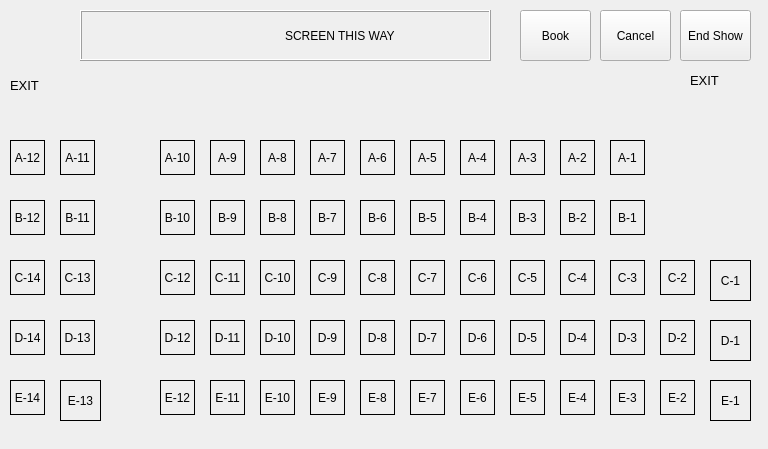
<?xml version="1.0" encoding="UTF-8"?>
<ui version="4.0">
 <class>MainWindow</class>
 <widget class="QMainWindow" name="MainWindow">
  <property name="geometry">
   <rect>
    <x>0</x>
    <y>0</y>
    <width>768</width>
    <height>449</height>
   </rect>
  </property>
  <property name="windowTitle">
   <string>Movie Ticket Booking 1.0</string>
  </property>
  <widget class="QWidget" name="centralWidget">
   <widget class="QPushButton" name="btnBook">
    <property name="geometry">
     <rect>
      <x>520</x>
      <y>10</y>
      <width>71</width>
      <height>51</height>
     </rect>
    </property>
    <property name="text">
     <string>Book</string>
    </property>
   </widget>
   <widget class="QPushButton" name="btnCancel">
    <property name="geometry">
     <rect>
      <x>600</x>
      <y>10</y>
      <width>71</width>
      <height>51</height>
     </rect>
    </property>
    <property name="text">
     <string>Cancel</string>
    </property>
   </widget>
   <widget class="QPushButton" name="btnReset">
    <property name="geometry">
     <rect>
      <x>680</x>
      <y>10</y>
      <width>71</width>
      <height>51</height>
     </rect>
    </property>
    <property name="text">
     <string>End Show</string>
    </property>
   </widget>
   <widget class="QLabel" name="label">
    <property name="geometry">
     <rect>
      <x>690</x>
      <y>70</y>
      <width>61</width>
      <height>20</height>
     </rect>
    </property>
    <property name="font">
     <font>
      <pointsize>10</pointsize>
     </font>
    </property>
    <property name="text">
     <string>EXIT</string>
    </property>
   </widget>
   <widget class="QLabel" name="label_2">
    <property name="geometry">
     <rect>
      <x>10</x>
      <y>70</y>
      <width>61</width>
      <height>31</height>
     </rect>
    </property>
    <property name="font">
     <font>
      <pointsize>10</pointsize>
     </font>
    </property>
    <property name="text">
     <string>EXIT</string>
    </property>
   </widget>
   <widget class="QLabel" name="label_3">
    <property name="geometry">
     <rect>
      <x>80</x>
      <y>10</y>
      <width>411</width>
      <height>51</height>
     </rect>
    </property>
    <property name="frameShape">
     <enum>QFrame::Box</enum>
    </property>
    <property name="frameShadow">
     <enum>QFrame::Raised</enum>
    </property>
    <property name="text">
     <string>                                                             SCREEN THIS WAY</string>
    </property>
    <property name="alignment">
     <set>Qt::AlignJustify|Qt::AlignVCenter</set>
    </property>
   </widget>
   <widget class="QLabel" name="lblA1">
    <property name="geometry">
     <rect>
      <x>610</x>
      <y>140</y>
      <width>35</width>
      <height>35</height>
     </rect>
    </property>
    <property name="frameShape">
     <enum>QFrame::Box</enum>
    </property>
    <property name="text">
     <string>A-1</string>
    </property>
    <property name="alignment">
     <set>Qt::AlignCenter</set>
    </property>
   </widget>
   <widget class="QLabel" name="lblA2">
    <property name="geometry">
     <rect>
      <x>560</x>
      <y>140</y>
      <width>35</width>
      <height>35</height>
     </rect>
    </property>
    <property name="frameShape">
     <enum>QFrame::Box</enum>
    </property>
    <property name="text">
     <string>A-2</string>
    </property>
    <property name="alignment">
     <set>Qt::AlignCenter</set>
    </property>
   </widget>
   <widget class="QLabel" name="lblA3">
    <property name="geometry">
     <rect>
      <x>510</x>
      <y>140</y>
      <width>35</width>
      <height>35</height>
     </rect>
    </property>
    <property name="frameShape">
     <enum>QFrame::Box</enum>
    </property>
    <property name="text">
     <string>A-3</string>
    </property>
    <property name="alignment">
     <set>Qt::AlignCenter</set>
    </property>
   </widget>
   <widget class="QLabel" name="lblA5">
    <property name="geometry">
     <rect>
      <x>410</x>
      <y>140</y>
      <width>35</width>
      <height>35</height>
     </rect>
    </property>
    <property name="frameShape">
     <enum>QFrame::Box</enum>
    </property>
    <property name="text">
     <string>A-5</string>
    </property>
    <property name="alignment">
     <set>Qt::AlignCenter</set>
    </property>
   </widget>
   <widget class="QLabel" name="lblA6">
    <property name="geometry">
     <rect>
      <x>360</x>
      <y>140</y>
      <width>35</width>
      <height>35</height>
     </rect>
    </property>
    <property name="frameShape">
     <enum>QFrame::Box</enum>
    </property>
    <property name="text">
     <string>A-6</string>
    </property>
    <property name="alignment">
     <set>Qt::AlignCenter</set>
    </property>
   </widget>
   <widget class="QLabel" name="lblA4">
    <property name="geometry">
     <rect>
      <x>460</x>
      <y>140</y>
      <width>35</width>
      <height>35</height>
     </rect>
    </property>
    <property name="frameShape">
     <enum>QFrame::Box</enum>
    </property>
    <property name="text">
     <string>A-4</string>
    </property>
    <property name="alignment">
     <set>Qt::AlignCenter</set>
    </property>
   </widget>
   <widget class="QLabel" name="lblA8">
    <property name="geometry">
     <rect>
      <x>260</x>
      <y>140</y>
      <width>35</width>
      <height>35</height>
     </rect>
    </property>
    <property name="frameShape">
     <enum>QFrame::Box</enum>
    </property>
    <property name="text">
     <string>A-8</string>
    </property>
    <property name="alignment">
     <set>Qt::AlignCenter</set>
    </property>
   </widget>
   <widget class="QLabel" name="lblA9">
    <property name="geometry">
     <rect>
      <x>210</x>
      <y>140</y>
      <width>35</width>
      <height>35</height>
     </rect>
    </property>
    <property name="frameShape">
     <enum>QFrame::Box</enum>
    </property>
    <property name="text">
     <string>A-9</string>
    </property>
    <property name="alignment">
     <set>Qt::AlignCenter</set>
    </property>
   </widget>
   <widget class="QLabel" name="lblA7">
    <property name="geometry">
     <rect>
      <x>310</x>
      <y>140</y>
      <width>35</width>
      <height>35</height>
     </rect>
    </property>
    <property name="frameShape">
     <enum>QFrame::Box</enum>
    </property>
    <property name="text">
     <string>A-7</string>
    </property>
    <property name="alignment">
     <set>Qt::AlignCenter</set>
    </property>
   </widget>
   <widget class="QLabel" name="lblA12">
    <property name="geometry">
     <rect>
      <x>10</x>
      <y>140</y>
      <width>35</width>
      <height>35</height>
     </rect>
    </property>
    <property name="frameShape">
     <enum>QFrame::Box</enum>
    </property>
    <property name="text">
     <string>A-12</string>
    </property>
    <property name="alignment">
     <set>Qt::AlignCenter</set>
    </property>
   </widget>
   <widget class="QLabel" name="lblA11">
    <property name="geometry">
     <rect>
      <x>60</x>
      <y>140</y>
      <width>35</width>
      <height>35</height>
     </rect>
    </property>
    <property name="frameShape">
     <enum>QFrame::Box</enum>
    </property>
    <property name="text">
     <string>A-11</string>
    </property>
    <property name="alignment">
     <set>Qt::AlignCenter</set>
    </property>
   </widget>
   <widget class="QLabel" name="lblA10">
    <property name="geometry">
     <rect>
      <x>160</x>
      <y>140</y>
      <width>35</width>
      <height>35</height>
     </rect>
    </property>
    <property name="frameShape">
     <enum>QFrame::Box</enum>
    </property>
    <property name="text">
     <string>A-10</string>
    </property>
    <property name="alignment">
     <set>Qt::AlignCenter</set>
    </property>
   </widget>
   <widget class="QLabel" name="lblB2">
    <property name="geometry">
     <rect>
      <x>560</x>
      <y>200</y>
      <width>35</width>
      <height>35</height>
     </rect>
    </property>
    <property name="frameShape">
     <enum>QFrame::Box</enum>
    </property>
    <property name="text">
     <string>B-2</string>
    </property>
    <property name="alignment">
     <set>Qt::AlignCenter</set>
    </property>
   </widget>
   <widget class="QLabel" name="lblB6">
    <property name="geometry">
     <rect>
      <x>360</x>
      <y>200</y>
      <width>35</width>
      <height>35</height>
     </rect>
    </property>
    <property name="frameShape">
     <enum>QFrame::Box</enum>
    </property>
    <property name="text">
     <string>B-6</string>
    </property>
    <property name="alignment">
     <set>Qt::AlignCenter</set>
    </property>
   </widget>
   <widget class="QLabel" name="lblB11">
    <property name="geometry">
     <rect>
      <x>60</x>
      <y>200</y>
      <width>35</width>
      <height>35</height>
     </rect>
    </property>
    <property name="frameShape">
     <enum>QFrame::Box</enum>
    </property>
    <property name="text">
     <string>B-11</string>
    </property>
    <property name="alignment">
     <set>Qt::AlignCenter</set>
    </property>
   </widget>
   <widget class="QLabel" name="lblB3">
    <property name="geometry">
     <rect>
      <x>510</x>
      <y>200</y>
      <width>35</width>
      <height>35</height>
     </rect>
    </property>
    <property name="frameShape">
     <enum>QFrame::Box</enum>
    </property>
    <property name="text">
     <string>B-3</string>
    </property>
    <property name="alignment">
     <set>Qt::AlignCenter</set>
    </property>
   </widget>
   <widget class="QLabel" name="lblB7">
    <property name="geometry">
     <rect>
      <x>310</x>
      <y>200</y>
      <width>35</width>
      <height>35</height>
     </rect>
    </property>
    <property name="frameShape">
     <enum>QFrame::Box</enum>
    </property>
    <property name="text">
     <string>B-7</string>
    </property>
    <property name="alignment">
     <set>Qt::AlignCenter</set>
    </property>
   </widget>
   <widget class="QLabel" name="lblB1">
    <property name="geometry">
     <rect>
      <x>610</x>
      <y>200</y>
      <width>35</width>
      <height>35</height>
     </rect>
    </property>
    <property name="frameShape">
     <enum>QFrame::Box</enum>
    </property>
    <property name="text">
     <string>B-1</string>
    </property>
    <property name="alignment">
     <set>Qt::AlignCenter</set>
    </property>
   </widget>
   <widget class="QLabel" name="lblB9">
    <property name="geometry">
     <rect>
      <x>210</x>
      <y>200</y>
      <width>35</width>
      <height>35</height>
     </rect>
    </property>
    <property name="frameShape">
     <enum>QFrame::Box</enum>
    </property>
    <property name="text">
     <string>B-9</string>
    </property>
    <property name="alignment">
     <set>Qt::AlignCenter</set>
    </property>
   </widget>
   <widget class="QLabel" name="lblB12">
    <property name="geometry">
     <rect>
      <x>10</x>
      <y>200</y>
      <width>35</width>
      <height>35</height>
     </rect>
    </property>
    <property name="frameShape">
     <enum>QFrame::Box</enum>
    </property>
    <property name="text">
     <string>B-12</string>
    </property>
    <property name="alignment">
     <set>Qt::AlignCenter</set>
    </property>
   </widget>
   <widget class="QLabel" name="lblB4">
    <property name="geometry">
     <rect>
      <x>460</x>
      <y>200</y>
      <width>35</width>
      <height>35</height>
     </rect>
    </property>
    <property name="frameShape">
     <enum>QFrame::Box</enum>
    </property>
    <property name="text">
     <string>B-4</string>
    </property>
    <property name="alignment">
     <set>Qt::AlignCenter</set>
    </property>
   </widget>
   <widget class="QLabel" name="lblB10">
    <property name="geometry">
     <rect>
      <x>160</x>
      <y>200</y>
      <width>35</width>
      <height>35</height>
     </rect>
    </property>
    <property name="frameShape">
     <enum>QFrame::Box</enum>
    </property>
    <property name="text">
     <string>B-10</string>
    </property>
    <property name="alignment">
     <set>Qt::AlignCenter</set>
    </property>
   </widget>
   <widget class="QLabel" name="lblB5">
    <property name="geometry">
     <rect>
      <x>410</x>
      <y>200</y>
      <width>35</width>
      <height>35</height>
     </rect>
    </property>
    <property name="frameShape">
     <enum>QFrame::Box</enum>
    </property>
    <property name="text">
     <string>B-5</string>
    </property>
    <property name="alignment">
     <set>Qt::AlignCenter</set>
    </property>
   </widget>
   <widget class="QLabel" name="lblB8">
    <property name="geometry">
     <rect>
      <x>260</x>
      <y>200</y>
      <width>35</width>
      <height>35</height>
     </rect>
    </property>
    <property name="frameShape">
     <enum>QFrame::Box</enum>
    </property>
    <property name="text">
     <string>B-8</string>
    </property>
    <property name="alignment">
     <set>Qt::AlignCenter</set>
    </property>
   </widget>
   <widget class="QLabel" name="lblC4">
    <property name="geometry">
     <rect>
      <x>560</x>
      <y>260</y>
      <width>35</width>
      <height>35</height>
     </rect>
    </property>
    <property name="frameShape">
     <enum>QFrame::Box</enum>
    </property>
    <property name="text">
     <string>C-4</string>
    </property>
    <property name="alignment">
     <set>Qt::AlignCenter</set>
    </property>
   </widget>
   <widget class="QLabel" name="lblC8">
    <property name="geometry">
     <rect>
      <x>360</x>
      <y>260</y>
      <width>35</width>
      <height>35</height>
     </rect>
    </property>
    <property name="frameShape">
     <enum>QFrame::Box</enum>
    </property>
    <property name="text">
     <string>C-8</string>
    </property>
    <property name="alignment">
     <set>Qt::AlignCenter</set>
    </property>
   </widget>
   <widget class="QLabel" name="lblC13">
    <property name="geometry">
     <rect>
      <x>60</x>
      <y>260</y>
      <width>35</width>
      <height>35</height>
     </rect>
    </property>
    <property name="frameShape">
     <enum>QFrame::Box</enum>
    </property>
    <property name="text">
     <string>C-13</string>
    </property>
    <property name="alignment">
     <set>Qt::AlignCenter</set>
    </property>
   </widget>
   <widget class="QLabel" name="lblC5">
    <property name="geometry">
     <rect>
      <x>510</x>
      <y>260</y>
      <width>35</width>
      <height>35</height>
     </rect>
    </property>
    <property name="frameShape">
     <enum>QFrame::Box</enum>
    </property>
    <property name="text">
     <string>C-5</string>
    </property>
    <property name="alignment">
     <set>Qt::AlignCenter</set>
    </property>
   </widget>
   <widget class="QLabel" name="lblC9">
    <property name="geometry">
     <rect>
      <x>310</x>
      <y>260</y>
      <width>35</width>
      <height>35</height>
     </rect>
    </property>
    <property name="frameShape">
     <enum>QFrame::Box</enum>
    </property>
    <property name="text">
     <string>C-9</string>
    </property>
    <property name="alignment">
     <set>Qt::AlignCenter</set>
    </property>
   </widget>
   <widget class="QLabel" name="lblC3">
    <property name="geometry">
     <rect>
      <x>610</x>
      <y>260</y>
      <width>35</width>
      <height>35</height>
     </rect>
    </property>
    <property name="frameShape">
     <enum>QFrame::Box</enum>
    </property>
    <property name="text">
     <string>C-3</string>
    </property>
    <property name="alignment">
     <set>Qt::AlignCenter</set>
    </property>
   </widget>
   <widget class="QLabel" name="lblC11">
    <property name="geometry">
     <rect>
      <x>210</x>
      <y>260</y>
      <width>35</width>
      <height>35</height>
     </rect>
    </property>
    <property name="frameShape">
     <enum>QFrame::Box</enum>
    </property>
    <property name="text">
     <string>C-11</string>
    </property>
    <property name="alignment">
     <set>Qt::AlignCenter</set>
    </property>
   </widget>
   <widget class="QLabel" name="lblC14">
    <property name="geometry">
     <rect>
      <x>10</x>
      <y>260</y>
      <width>35</width>
      <height>35</height>
     </rect>
    </property>
    <property name="frameShape">
     <enum>QFrame::Box</enum>
    </property>
    <property name="text">
     <string>C-14</string>
    </property>
    <property name="alignment">
     <set>Qt::AlignCenter</set>
    </property>
   </widget>
   <widget class="QLabel" name="lblC6">
    <property name="geometry">
     <rect>
      <x>460</x>
      <y>260</y>
      <width>35</width>
      <height>35</height>
     </rect>
    </property>
    <property name="frameShape">
     <enum>QFrame::Box</enum>
    </property>
    <property name="text">
     <string>C-6</string>
    </property>
    <property name="alignment">
     <set>Qt::AlignCenter</set>
    </property>
   </widget>
   <widget class="QLabel" name="lblC12">
    <property name="geometry">
     <rect>
      <x>160</x>
      <y>260</y>
      <width>35</width>
      <height>35</height>
     </rect>
    </property>
    <property name="frameShape">
     <enum>QFrame::Box</enum>
    </property>
    <property name="text">
     <string>C-12</string>
    </property>
    <property name="alignment">
     <set>Qt::AlignCenter</set>
    </property>
   </widget>
   <widget class="QLabel" name="lblC7">
    <property name="geometry">
     <rect>
      <x>410</x>
      <y>260</y>
      <width>35</width>
      <height>35</height>
     </rect>
    </property>
    <property name="frameShape">
     <enum>QFrame::Box</enum>
    </property>
    <property name="text">
     <string>C-7</string>
    </property>
    <property name="alignment">
     <set>Qt::AlignCenter</set>
    </property>
   </widget>
   <widget class="QLabel" name="lblC10">
    <property name="geometry">
     <rect>
      <x>260</x>
      <y>260</y>
      <width>35</width>
      <height>35</height>
     </rect>
    </property>
    <property name="frameShape">
     <enum>QFrame::Box</enum>
    </property>
    <property name="text">
     <string>C-10</string>
    </property>
    <property name="alignment">
     <set>Qt::AlignCenter</set>
    </property>
   </widget>
   <widget class="QLabel" name="lblD4">
    <property name="geometry">
     <rect>
      <x>560</x>
      <y>320</y>
      <width>35</width>
      <height>35</height>
     </rect>
    </property>
    <property name="frameShape">
     <enum>QFrame::Box</enum>
    </property>
    <property name="text">
     <string>D-4</string>
    </property>
    <property name="alignment">
     <set>Qt::AlignCenter</set>
    </property>
   </widget>
   <widget class="QLabel" name="lblD8">
    <property name="geometry">
     <rect>
      <x>360</x>
      <y>320</y>
      <width>35</width>
      <height>35</height>
     </rect>
    </property>
    <property name="frameShape">
     <enum>QFrame::Box</enum>
    </property>
    <property name="text">
     <string>D-8</string>
    </property>
    <property name="alignment">
     <set>Qt::AlignCenter</set>
    </property>
   </widget>
   <widget class="QLabel" name="lblD13">
    <property name="geometry">
     <rect>
      <x>60</x>
      <y>320</y>
      <width>35</width>
      <height>35</height>
     </rect>
    </property>
    <property name="frameShape">
     <enum>QFrame::Box</enum>
    </property>
    <property name="text">
     <string>D-13</string>
    </property>
    <property name="alignment">
     <set>Qt::AlignCenter</set>
    </property>
   </widget>
   <widget class="QLabel" name="lblD5">
    <property name="geometry">
     <rect>
      <x>510</x>
      <y>320</y>
      <width>35</width>
      <height>35</height>
     </rect>
    </property>
    <property name="frameShape">
     <enum>QFrame::Box</enum>
    </property>
    <property name="text">
     <string>D-5</string>
    </property>
    <property name="alignment">
     <set>Qt::AlignCenter</set>
    </property>
   </widget>
   <widget class="QLabel" name="lblD9">
    <property name="geometry">
     <rect>
      <x>310</x>
      <y>320</y>
      <width>35</width>
      <height>35</height>
     </rect>
    </property>
    <property name="frameShape">
     <enum>QFrame::Box</enum>
    </property>
    <property name="text">
     <string>D-9</string>
    </property>
    <property name="alignment">
     <set>Qt::AlignCenter</set>
    </property>
   </widget>
   <widget class="QLabel" name="lblD3">
    <property name="geometry">
     <rect>
      <x>610</x>
      <y>320</y>
      <width>35</width>
      <height>35</height>
     </rect>
    </property>
    <property name="frameShape">
     <enum>QFrame::Box</enum>
    </property>
    <property name="text">
     <string>D-3</string>
    </property>
    <property name="alignment">
     <set>Qt::AlignCenter</set>
    </property>
   </widget>
   <widget class="QLabel" name="lblD11">
    <property name="geometry">
     <rect>
      <x>210</x>
      <y>320</y>
      <width>35</width>
      <height>35</height>
     </rect>
    </property>
    <property name="frameShape">
     <enum>QFrame::Box</enum>
    </property>
    <property name="text">
     <string>D-11</string>
    </property>
    <property name="alignment">
     <set>Qt::AlignCenter</set>
    </property>
   </widget>
   <widget class="QLabel" name="lblD14">
    <property name="geometry">
     <rect>
      <x>10</x>
      <y>320</y>
      <width>35</width>
      <height>35</height>
     </rect>
    </property>
    <property name="frameShape">
     <enum>QFrame::Box</enum>
    </property>
    <property name="text">
     <string>D-14</string>
    </property>
    <property name="alignment">
     <set>Qt::AlignCenter</set>
    </property>
   </widget>
   <widget class="QLabel" name="lblD6">
    <property name="geometry">
     <rect>
      <x>460</x>
      <y>320</y>
      <width>35</width>
      <height>35</height>
     </rect>
    </property>
    <property name="frameShape">
     <enum>QFrame::Box</enum>
    </property>
    <property name="text">
     <string>D-6</string>
    </property>
    <property name="alignment">
     <set>Qt::AlignCenter</set>
    </property>
   </widget>
   <widget class="QLabel" name="lblD12">
    <property name="geometry">
     <rect>
      <x>160</x>
      <y>320</y>
      <width>35</width>
      <height>35</height>
     </rect>
    </property>
    <property name="frameShape">
     <enum>QFrame::Box</enum>
    </property>
    <property name="text">
     <string>D-12</string>
    </property>
    <property name="alignment">
     <set>Qt::AlignCenter</set>
    </property>
   </widget>
   <widget class="QLabel" name="lblD7">
    <property name="geometry">
     <rect>
      <x>410</x>
      <y>320</y>
      <width>35</width>
      <height>35</height>
     </rect>
    </property>
    <property name="frameShape">
     <enum>QFrame::Box</enum>
    </property>
    <property name="text">
     <string>D-7</string>
    </property>
    <property name="alignment">
     <set>Qt::AlignCenter</set>
    </property>
   </widget>
   <widget class="QLabel" name="lblD10">
    <property name="geometry">
     <rect>
      <x>260</x>
      <y>320</y>
      <width>35</width>
      <height>35</height>
     </rect>
    </property>
    <property name="frameShape">
     <enum>QFrame::Box</enum>
    </property>
    <property name="text">
     <string>D-10</string>
    </property>
    <property name="alignment">
     <set>Qt::AlignCenter</set>
    </property>
   </widget>
   <widget class="QLabel" name="lblE4">
    <property name="geometry">
     <rect>
      <x>560</x>
      <y>380</y>
      <width>35</width>
      <height>35</height>
     </rect>
    </property>
    <property name="frameShape">
     <enum>QFrame::Box</enum>
    </property>
    <property name="text">
     <string>E-4</string>
    </property>
    <property name="alignment">
     <set>Qt::AlignCenter</set>
    </property>
   </widget>
   <widget class="QLabel" name="lblE8">
    <property name="geometry">
     <rect>
      <x>360</x>
      <y>380</y>
      <width>35</width>
      <height>35</height>
     </rect>
    </property>
    <property name="frameShape">
     <enum>QFrame::Box</enum>
    </property>
    <property name="text">
     <string>E-8</string>
    </property>
    <property name="alignment">
     <set>Qt::AlignCenter</set>
    </property>
   </widget>
   <widget class="QLabel" name="lblE13">
    <property name="geometry">
     <rect>
      <x>60</x>
      <y>380</y>
      <width>41</width>
      <height>41</height>
     </rect>
    </property>
    <property name="frameShape">
     <enum>QFrame::Box</enum>
    </property>
    <property name="text">
     <string>E-13</string>
    </property>
    <property name="alignment">
     <set>Qt::AlignCenter</set>
    </property>
   </widget>
   <widget class="QLabel" name="lblE5">
    <property name="geometry">
     <rect>
      <x>510</x>
      <y>380</y>
      <width>35</width>
      <height>35</height>
     </rect>
    </property>
    <property name="frameShape">
     <enum>QFrame::Box</enum>
    </property>
    <property name="text">
     <string>E-5</string>
    </property>
    <property name="alignment">
     <set>Qt::AlignCenter</set>
    </property>
   </widget>
   <widget class="QLabel" name="lblE9">
    <property name="geometry">
     <rect>
      <x>310</x>
      <y>380</y>
      <width>35</width>
      <height>35</height>
     </rect>
    </property>
    <property name="frameShape">
     <enum>QFrame::Box</enum>
    </property>
    <property name="text">
     <string>E-9</string>
    </property>
    <property name="alignment">
     <set>Qt::AlignCenter</set>
    </property>
   </widget>
   <widget class="QLabel" name="lblE3">
    <property name="geometry">
     <rect>
      <x>610</x>
      <y>380</y>
      <width>35</width>
      <height>35</height>
     </rect>
    </property>
    <property name="frameShape">
     <enum>QFrame::Box</enum>
    </property>
    <property name="text">
     <string>E-3</string>
    </property>
    <property name="alignment">
     <set>Qt::AlignCenter</set>
    </property>
   </widget>
   <widget class="QLabel" name="lblE11">
    <property name="geometry">
     <rect>
      <x>210</x>
      <y>380</y>
      <width>35</width>
      <height>35</height>
     </rect>
    </property>
    <property name="frameShape">
     <enum>QFrame::Box</enum>
    </property>
    <property name="text">
     <string>E-11</string>
    </property>
    <property name="alignment">
     <set>Qt::AlignCenter</set>
    </property>
   </widget>
   <widget class="QLabel" name="lblE14">
    <property name="geometry">
     <rect>
      <x>10</x>
      <y>380</y>
      <width>35</width>
      <height>35</height>
     </rect>
    </property>
    <property name="frameShape">
     <enum>QFrame::Box</enum>
    </property>
    <property name="text">
     <string>E-14</string>
    </property>
    <property name="alignment">
     <set>Qt::AlignCenter</set>
    </property>
   </widget>
   <widget class="QLabel" name="lblE6">
    <property name="geometry">
     <rect>
      <x>460</x>
      <y>380</y>
      <width>35</width>
      <height>35</height>
     </rect>
    </property>
    <property name="frameShape">
     <enum>QFrame::Box</enum>
    </property>
    <property name="text">
     <string>E-6</string>
    </property>
    <property name="alignment">
     <set>Qt::AlignCenter</set>
    </property>
   </widget>
   <widget class="QLabel" name="lblE12">
    <property name="geometry">
     <rect>
      <x>160</x>
      <y>380</y>
      <width>35</width>
      <height>35</height>
     </rect>
    </property>
    <property name="frameShape">
     <enum>QFrame::Box</enum>
    </property>
    <property name="text">
     <string>E-12</string>
    </property>
    <property name="alignment">
     <set>Qt::AlignCenter</set>
    </property>
   </widget>
   <widget class="QLabel" name="lblE7">
    <property name="geometry">
     <rect>
      <x>410</x>
      <y>380</y>
      <width>35</width>
      <height>35</height>
     </rect>
    </property>
    <property name="frameShape">
     <enum>QFrame::Box</enum>
    </property>
    <property name="text">
     <string>E-7</string>
    </property>
    <property name="alignment">
     <set>Qt::AlignCenter</set>
    </property>
   </widget>
   <widget class="QLabel" name="lblE10">
    <property name="geometry">
     <rect>
      <x>260</x>
      <y>380</y>
      <width>35</width>
      <height>35</height>
     </rect>
    </property>
    <property name="frameShape">
     <enum>QFrame::Box</enum>
    </property>
    <property name="text">
     <string>E-10</string>
    </property>
    <property name="alignment">
     <set>Qt::AlignCenter</set>
    </property>
   </widget>
   <widget class="QLabel" name="lblC2">
    <property name="geometry">
     <rect>
      <x>660</x>
      <y>260</y>
      <width>35</width>
      <height>35</height>
     </rect>
    </property>
    <property name="frameShape">
     <enum>QFrame::Box</enum>
    </property>
    <property name="text">
     <string>C-2</string>
    </property>
    <property name="alignment">
     <set>Qt::AlignCenter</set>
    </property>
   </widget>
   <widget class="QLabel" name="lblC1">
    <property name="geometry">
     <rect>
      <x>710</x>
      <y>260</y>
      <width>41</width>
      <height>41</height>
     </rect>
    </property>
    <property name="frameShape">
     <enum>QFrame::Box</enum>
    </property>
    <property name="text">
     <string>C-1</string>
    </property>
    <property name="alignment">
     <set>Qt::AlignCenter</set>
    </property>
   </widget>
   <widget class="QLabel" name="lblD1">
    <property name="geometry">
     <rect>
      <x>710</x>
      <y>320</y>
      <width>41</width>
      <height>41</height>
     </rect>
    </property>
    <property name="frameShape">
     <enum>QFrame::Box</enum>
    </property>
    <property name="text">
     <string>D-1</string>
    </property>
    <property name="alignment">
     <set>Qt::AlignCenter</set>
    </property>
   </widget>
   <widget class="QLabel" name="lblD2">
    <property name="geometry">
     <rect>
      <x>660</x>
      <y>320</y>
      <width>35</width>
      <height>35</height>
     </rect>
    </property>
    <property name="frameShape">
     <enum>QFrame::Box</enum>
    </property>
    <property name="text">
     <string>D-2</string>
    </property>
    <property name="alignment">
     <set>Qt::AlignCenter</set>
    </property>
   </widget>
   <widget class="QLabel" name="lblE1">
    <property name="geometry">
     <rect>
      <x>710</x>
      <y>380</y>
      <width>41</width>
      <height>41</height>
     </rect>
    </property>
    <property name="frameShape">
     <enum>QFrame::Box</enum>
    </property>
    <property name="text">
     <string>E-1</string>
    </property>
    <property name="alignment">
     <set>Qt::AlignCenter</set>
    </property>
   </widget>
   <widget class="QLabel" name="lblE2">
    <property name="geometry">
     <rect>
      <x>660</x>
      <y>380</y>
      <width>35</width>
      <height>35</height>
     </rect>
    </property>
    <property name="frameShape">
     <enum>QFrame::Box</enum>
    </property>
    <property name="text">
     <string>E-2</string>
    </property>
    <property name="alignment">
     <set>Qt::AlignCenter</set>
    </property>
   </widget>
   <widget class="QLabel" name="lblInfoImage">
    <property name="geometry">
     <rect>
      <x>330</x>
      <y>423</y>
      <width>171</width>
      <height>51</height>
     </rect>
    </property>
    <property name="text">
     <string/>
    </property>
   </widget>
  </widget>
 </widget>
 <layoutdefault spacing="6" margin="11"/>
 <resources/>
 <connections/>
</ui>
